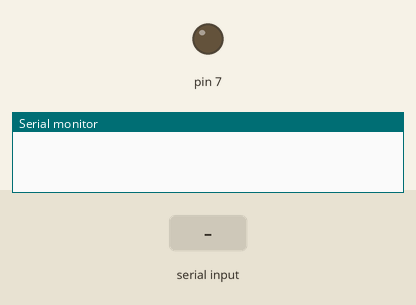
The sketch below on a simulated Arduino Uno, built with avr-gcc and run on an emulated ATmega328P. Shown: output pins drawn as LEDs (lit = HIGH), the last lines printed to the serial monitor. The test bench sets the inputs (shaded band).

Above: at 1.2 s.
1.3 s: byte 1 (1) received over Serial
At 2.1 s:
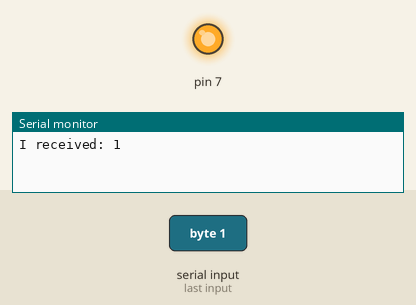
2.8 s: "1" received over Serial
At 3.2 s:
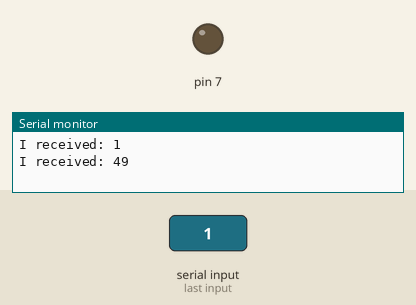
Timing chart, 0 to 5.8 s (numbered marks = the images above; inputs shaded):
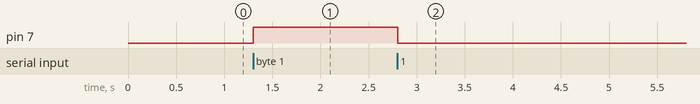

Measured:
- after the input at 1.3 s, pin 7: LOW → HIGH at once
- after the input at 2.8 s, pin 7: HIGH → LOW at once

The sketch:

RX.ino
```cpp
void setup() {
  Serial.begin(9600);
  pinMode(7, OUTPUT);
}
int incomingByte = 0; // for incoming serial data
void loop() {
  if (Serial.available() > 0) {
    // read the incoming byte:
    incomingByte = Serial.read();
    // say what you got:
    Serial.print("I received: ");
    Serial.println(incomingByte, DEC);
  }
  if (incomingByte == 1) {
    digitalWrite(7, HIGH);
  }
  else {
    digitalWrite(7, LOW);
  }
}
```
